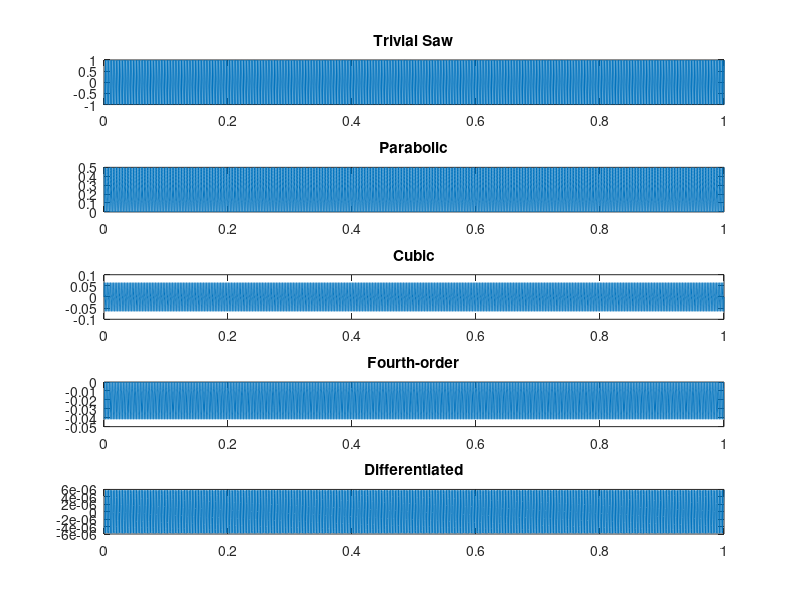
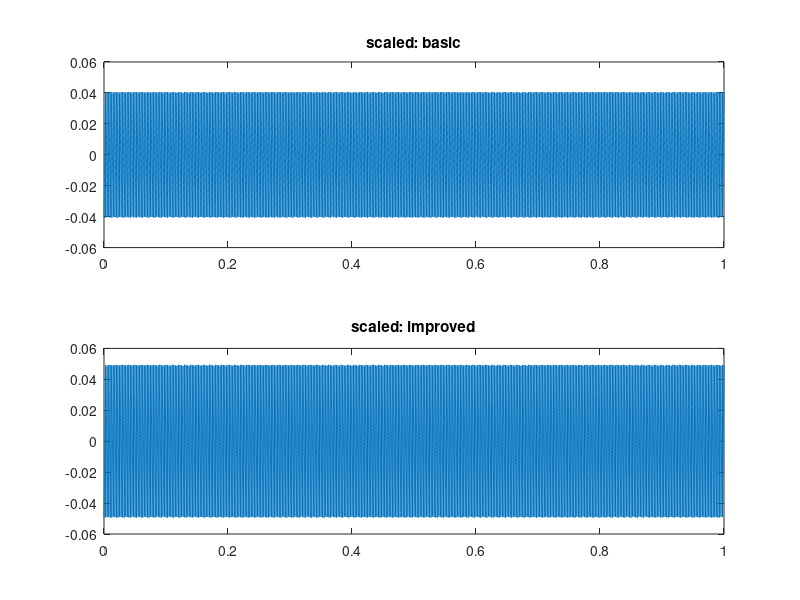

Write MATLAB code to recreate these figures, in order. (Note: this script raises an error after producing the figures.)
%% Alias-Suppressed Oscillators Based on Differentiated Polynomial Waveforms
% Välimäki et al.
clear, close all;
Fs = 44100; %init 1000
duration = 1;
F0 = 400; %init 5
t = linspace(0, 1, Fs)';
x = zeros(Fs*duration, 10);

%period for F0 in samples
P = Fs / F0;

x(:, 1) = 2 * mod(linspace(0, duration * F0, Fs)', 1) - 1;
% x(:, 1) = [repmat(audioread('./wavetables/vox_wt.wav'), 5, 1); zeros(Fs - 915, 1)];
% x(:, 1) = sin(2 * pi * F0 * t);
% x(:, 1) = sawtooth(2 * pi * F0 * t, 1/2);
subplot(511), plot(t, x(:, 1)), title 'Trivial Saw';

% Integrate x
x(:, 2) = (x(:, 1).^2)/2;
subplot(512), plot(t, x(:, 2)), title Parabolic;

% intergrate x again
x(:, 3) = (x(:, 1).^3 - x(:, 1))/6;
subplot(513), plot(t, x(:, 3)), title Cubic;

% and again
x(:, 4) = (x(:, 1).^4)/24 - (x(:, 1).^2)/12;
subplot(514), plot(t, x(:, 4)), title Fourth-order;

% Differentiate back to the sawtooth
x(:, 10) = x(:, 4);

for order=0:2
    x(:, 9) = x(:, 10);
    x(1, 10) = 0;
    
    for n=2:length(x)
        x(n, 10) = x(n, 9) - x(n-1, 9);
        
        %apply basic scaling factor
        x(n, 8) = x(n, 10) * (P^3 / 192);
        
        %apply improved scaling factor
        x(n, 7) = x(n,10) * 3*pi / (24 * (2*sin(pi/P)^3));
        
    end
    subplot(515), plot(t(5:end), x(5:end, 10)), title 'Differentiated';
    pause(1);
end

%plot the differetiated sawtooth with amplitude scaling
%NB - skips the first 4 samples (they look weird, but sound normal...??)
figure;
subplot(211), plot(t(4:end), x(4:end, 8)), title 'scaled: basic'
subplot(212), plot(t(4:end), x(4:end, 7)), title 'scaled: improved'

%plot spectrograms
figure;
spectrogram(x(:, 10), 512, 64, 512, Fs, 'yaxis');
title("after integration (before scaling)")
figure;
spectrogram(x(:, 1), 512, 64, 512, Fs, 'yaxis');
title("before integration")
figure;
spectrogram(x(:, 8), 512, 64, 512, Fs, 'yaxis');
title("8th matrix - basic scaling")
figure;
spectrogram(x(:, 7), 512, 64, 512, Fs, 'yaxis');
title("7th matrix - improved scaling")

% Detail of the amplitude transition due to differentiation.
figure;
stem(t(175:225), x(175:225, 10)), title('Detail of differentiated signal');

soundsc(x(:, 7), Fs);
tfPlot(x(:, 7), Fs);